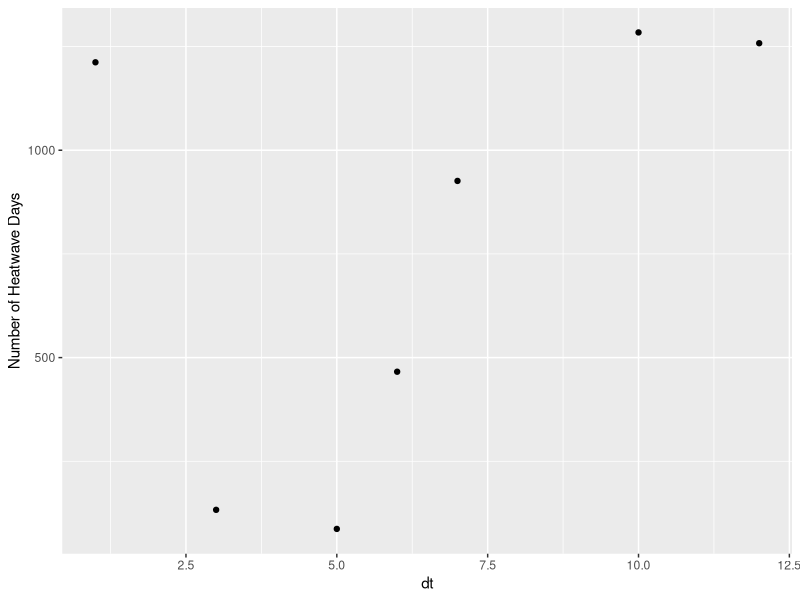

This chart was generated by the following R code: (Note: this script raises an error after producing the figure.)
## ---- chunk 1
knitr::opts_chunk$set(echo = TRUE)

library(lubridate)
library(tidyverse)
## ---- chunk 2
clim <- read.table("thermal_precip_temp.csv", fill=TRUE, sep=',', header=T)

head(clim) #this lets us look at our data table in the Rmarkdown rather than having to navigate to the data table in the environment

climtidy <- clim %>% 
  select(DATE, PRCP, TMAX, TMIN) %>% # selected the columns I want to keep which include date, precipitation, temperature max, and temperature minimum
  mutate(DATE = mdy(DATE)) %>% # converts the date column into the 'date' class
  mutate(YEAR = year(DATE)) # Create new column with just the year in it




date <- as.Date(clim$DATE)

year <- as.numeric(format(date,'%Y'))

## ---- chunk 3

clim$heatwave = ifelse(clim$TMAX >= 80, 1, 0)
clim.wfrdata = clim %>% group_by(year(date)) %>% summarize(ndayfr=sum(heatwave))
clim.wfrdata$dt = unique(year(date))

ggplot(clim.wfrdata, aes(dt, ndayfr))+geom_point()+labs(y="Number of Heatwave Days")
## ---- chunk 4

format(as.Date(clim$DATE, format="%m/%d/%Y"),"%Y")


clim$heatwavedays = ifelse(clim$TMAX >= 80, 1, 0)



clim.heatwavedata = clim %>% group_by(year(date)) %>% summarize(ndayfr=sum(heatwavedays))


ggplot(clim.wfrdata, aes(date, ndayfr))+geom_point()+labs(y="Number of Heatwave Days")
## ---- chunk 5
clim.pk = clim %>% group_by(year(date)) %>% summarize(hotday=max(TMAX))
clim.pk$dt = unique(year(date))

ggplot(clim.pk, aes(dt, hotday))+geom_point()+labs(y="Hottest Day in the Year")
## ---- chunk 6
clim$flood = ifelse(clim$PRCP >= 1, 1, 0)
nyrs=length(unique(year(date)))

retper=(nyrs+1)/sum(clim$flood,na.rm=TRUE)

retper
